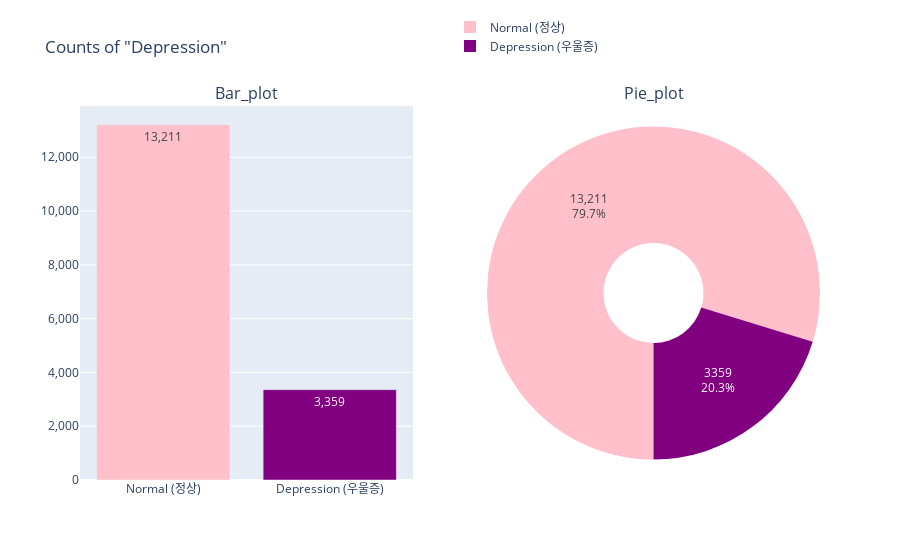

The notebook cell saved with this chart:
### Code cell
plot_depr = plsp(rows=1, cols=2,
                 subplot_titles=('Bar_plot','Pie_plot'),
                 specs=[[{'type':'xy'}, {'type':'domain'}]])
plot_depr.add_trace(
    go.Bar(x=count_depr.depression,
           y=count_depr.id,
           marker_color=['pink', 'purple'],
           texttemplate="%{y:,}",
           showlegend=False
           ),
    row=1, col=1
)
plot_depr.add_trace(
    go.Pie(values=count_depr.id,
           labels=count_depr.depression,
           hole=0.3,
           showlegend=True,
           marker_colors=['pink', 'purple'],
           hoverinfo="label+value+percent",
           textinfo='value+percent',
           rotation=180
           ),
    row=1, col=2
)
plot_depr.update_layout(title_text='Counts of "Depression"',
                        legend_x=0.5,
                        legend_y=1.25)
plot_depr.update_yaxes(tickformat=',')
plot_depr.show()

### Figure 1 — Plotly figure (JSON) as saved in the notebook; plotly's stock layout.template omitted (floating-point values rounded to 4 significant figures)
{"data": [{"marker": {"color": ["pink", "purple"]}, "showlegend": false, "texttemplate": "%{y:,}", "type": "bar", "x": ["Normal (정상)", "Depression (우울증)"], "xaxis": "x", "y": [13211, 3359], "yaxis": "y"}, {"domain": {"x": [0.55, 1], "y": [0, 1]}, "hole": 0.3, "hoverinfo": "label+value+percent", "labels": ["Normal (정상)", "Depression (우울증)"], "marker": {"colors": ["pink", "purple"]}, "rotation": -180, "showlegend": true, "textinfo": "value+percent", "type": "pie", "values": [13211, 3359]}], "layout": {"annotations": [{"font": {"size": 16}, "showarrow": false, "text": "Bar_plot", "x": 0.225, "xanchor": "center", "xref": "paper", "y": 1, "yanchor": "bottom", "yref": "paper"}, {"font": {"size": 16}, "showarrow": false, "text": "Pie_plot", "x": 0.775, "xanchor": "center", "xref": "paper", "y": 1, "yanchor": "bottom", "yref": "paper"}], "legend": {"x": 0.5, "y": 1.25}, "title": {"text": "Counts of \"Depression\""}, "xaxis": {"anchor": "y", "domain": [0, 0.45]}, "yaxis": {"anchor": "x", "domain": [0, 1], "tickformat": ","}}}
